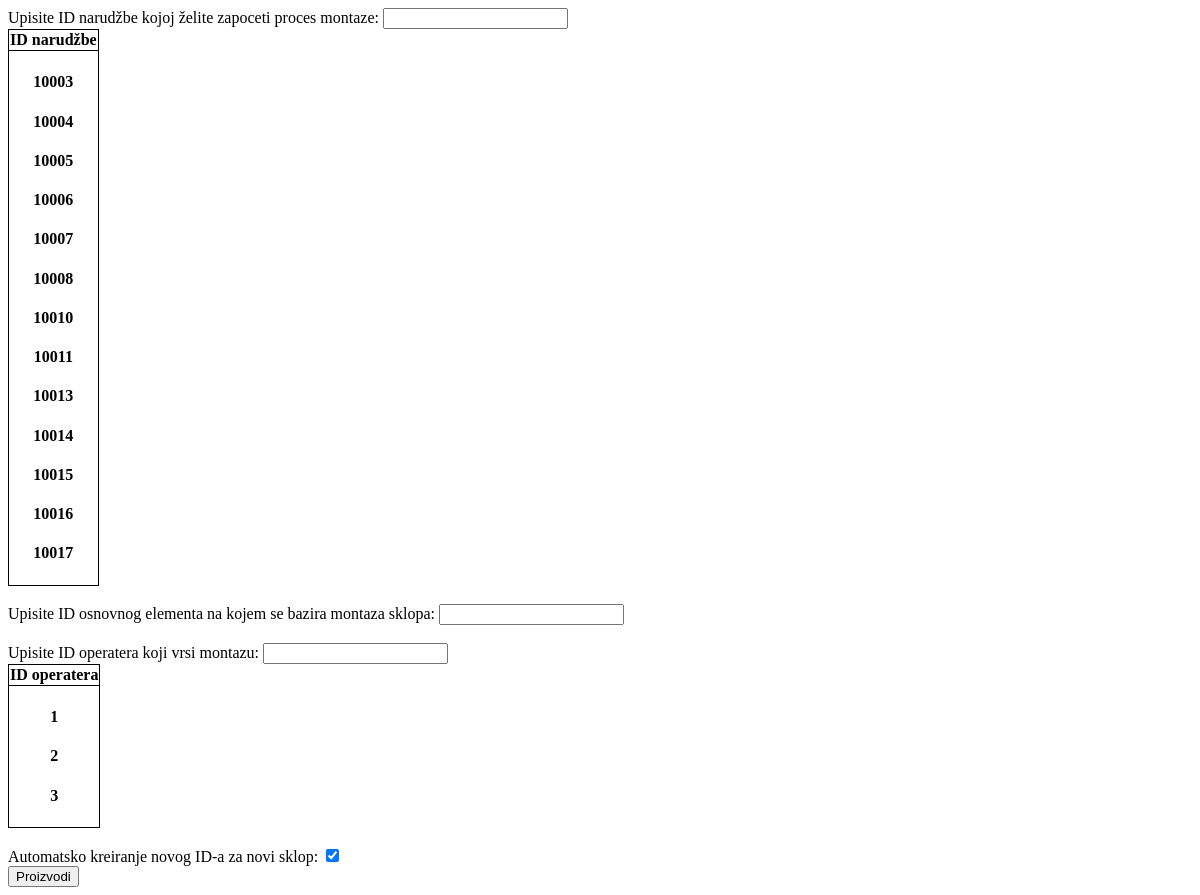
The page /new_installation_form on the database as committed earlier.
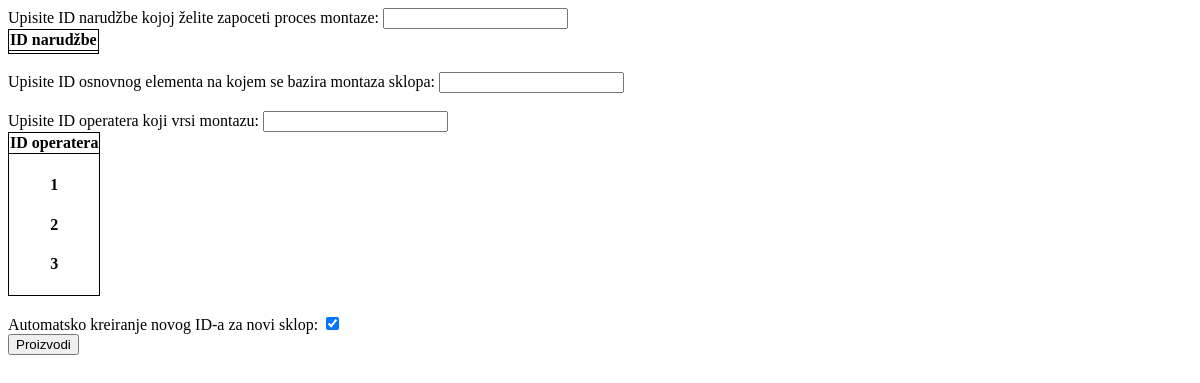
The same page on the database as committed later.
### app.py (models this page shows, shortened)
class Order(db.Model):
    __tablename__ = "order"
    id = db.Column(
        db.Integer,
        primary_key=True,
    )
    order_id = db.Column(db.Integer)
    name = db.Column(db.String(500), nullable=False)
    buyer_name = db.Column(db.String(500), nullable=False)
    buyer_contact = db.Column(db.String(500), nullable=False)
    date_created = db.Column(db.DateTime, default=datetime.now)
    first_time = True

class Worker(db.Model):
    __tablename__ = "worker"
    worker_id = db.Column(db.Integer, primary_key=True)
    worker_name = db.Column(db.String(500))
    worker_department = db.Column(db.String(200))

### app.py (the view, shortened to what this page needs)
@app.route("/new_installation_form", methods=["POST", "GET"])
def new_installation_form():
    new_part_for_install = Order.query.filter(
        Order.name.startswith('Sklop')).all()
    new_assembly_worker_id = Worker.query.order_by(Worker.worker_id)
    return render_template("/new_installation_form.html", availability=new_part_for_install, worker=new_assembly_worker_id)

### templates/new_installation_form.html (shortened to what this page needs)
<!DOCTYPE html>
<html lang="en">
<head>
</head>
<body>
    <form action="new_installation_form" METHOD="POST">
        <label for="new_installation_order_id">Upisite ID narudžbe kojoj želite zapoceti proces montaze:</label>
        <input type="text" id="new_installation_order_id" name="new_installation_order_id"><br>
        <table>
            <tr>
                <th>ID narudžbe</th>
            </tr>
            <tr>
                <th>
                    {% for warehouse in availability %}
                    <h4>
                        {{warehouse.order_id}}
                    </h4>
                    {% endfor %}
                </th>
            </tr>
        </table>
        <br>
        <label for="new_installation_part_id">Upisite ID osnovnog elementa na kojem se bazira montaza sklopa:</label>
        <input type="text" id="new_installation_part_id" name="new_installation_part_id"><br>
        <br>
        <label for="new_installation_worker_id">Upisite ID operatera koji vrsi montazu:</label>
        <input type="text" id="new_installation_worker_id" name="new_installation_worker_id"><br>
        <table>
            <tr>
                <th>ID operatera</th>
            </tr>
            <tr>
                <th>
                    {% for workers in worker %}
                    <h4>
                        {{workers.worker_id}}
                    </h4>
                    {% endfor %}
                </th>
            </tr>
        </table>
        <br>
        <label for="new_manufacturing_part_id">Automatsko kreiranje novog ID-a za novi sklop:</label>
        <input type="checkbox" id="new_installation_part_id" name="new_installation_part_id" value="Checked"
            checked="True"><br>
        <input type="submit" value="Proizvodi" class="btn-secondary">
    </form>
</body>
</html>

Rows that differ between the two databases and show on the page:
removed Order: order_id "10003"
removed Order: order_id "10004"
removed Order: order_id "10005"
removed Order: order_id "10006"
removed Order: order_id "10007"
removed Order: order_id "10008"
removed Order: order_id "10010"
removed Order: order_id "10011"
removed Order: order_id "10013"
removed Order: order_id "10014"
removed Order: order_id "10015"
removed Order: order_id "10016"
removed Order: order_id "10017"
